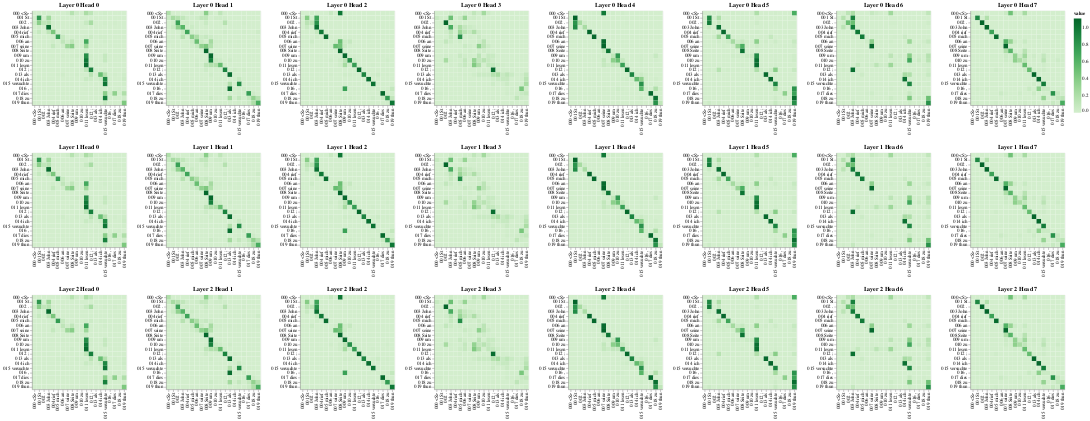

Write notebook code for a chart like this one.
### Code cell
layers = [0, 1, 2]
heads = [0, 1, 2, 3, 4, 5, 6, 7]

# Encoder Self-Attention
get_all_attention_maps("encoder", layers, heads, encoder_input_tokens, encoder_input_tokens, min(20, sentence_len))

### Figure 1 — Vega-Lite specification as saved in the notebook (floating-point values rounded to 4 significant figures; data arrays with more than 128 entries replaced by an {"elided": "..."} marker saying what was removed)
{"config": {"view": {"continuousWidth": 300, "continuousHeight": 300}}, "vconcat": [{"hconcat": [{"data": {"name": "data-69770b13e38d8027aabd67fd59d7c08f"}, "mark": {"type": "rect"}, "encoding": {"color": {"field": "value", "scale": {"scheme": "greens"}, "type": "quantitative"}, "tooltip": [{"field": "row", "type": "quantitative"}, {"field": "column", "type": "quantitative"}, {"field": "value", "type": "quantitative"}, {"field": "row_token", "type": "nominal"}, {"field": "col_token", "type": "nominal"}], "x": {"axis": {"title": ""}, "field": "col_token", "type": "nominal"}, "y": {"axis": {"title": ""}, "field": "row_token", "type": "nominal"}}, "height": 200, "name": "view_190", "title": "Layer 0 Head 0", "width": 200}, {"data": {"name": "data-a91a3009db5b4fdb15a29cbc723b5c37"}, "mark": {"type": "rect"}, "encoding": {"color": {"field": "value", "scale": {"scheme": "greens"}, "type": "quantitative"}, "tooltip": [{"field": "row", "type": "quantitative"}, {"field": "column", "type": "quantitative"}, {"field": "value", "type": "quantitative"}, {"field": "row_token", "type": "nominal"}, {"field": "col_token", "type": "nominal"}], "x": {"axis": {"title": ""}, "field": "col_token", "type": "nominal"}, "y": {"axis": {"title": ""}, "field": "row_token", "type": "nominal"}}, "height": 200, "name": "view_191", "title": "Layer 0 Head 1", "width": 200}, {"data": {"name": "data-801e76862fce3c79a4629dd484611c19"}, "mark": {"type": "rect"}, "encoding": {"color": {"field": "value", "scale": {"scheme": "greens"}, "type": "quantitative"}, "tooltip": [{"field": "row", "type": "quantitative"}, {"field": "column", "type": "quantitative"}, {"field": "value", "type": "quantitative"}, {"field": "row_token", "type": "nominal"}, {"field": "col_token", "type": "nominal"}], "x": {"axis": {"title": ""}, "field": "col_token", "type": "nominal"}, "y": {"axis": {"title": ""}, "field": "row_token", "type": "nominal"}}, "height": 200, "name": "view_192", "title": "Layer 0 Head 2", "width": 200}, {"data": {"name": "data-4b2f0b52d1bd42a1c91ddb798e4cd07b"}, "mark": {"type": "rect"}, "encoding": {"color": {"field": "value", "scale": {"scheme": "greens"}, "type": "quantitative"}, "tooltip": [{"field": "row", "type": "quantitative"}, {"field": "column", "type": "quantitative"}, {"field": "value", "type": "quantitative"}, {"field": "row_token", "type": "nominal"}, {"field": "col_token", "type": "nominal"}], "x": {"axis": {"title": ""}, "field": "col_token", "type": "nominal"}, "y": {"axis": {"title": ""}, "field": "row_token", "type": "nominal"}}, "height": 200, "name": "view_193", "title": "Layer 0 Head 3", "width": 200}, {"data": {"name": "data-c1317bf8ab87e76c2b4d4bbf1f2a9d6e"}, "mark": {"type": "rect"}, "encoding": {"color": {"field": "value", "scale": {"scheme": "greens"}, "type": "quantitative"}, "tooltip": [{"field": "row", "type": "quantitative"}, {"field": "column", "type": "quantitative"}, {"field": "value", "type": "quantitative"}, {"field": "row_token", "type": "nominal"}, {"field": "col_token", "type": "nominal"}], "x": {"axis": {"title": ""}, "field": "col_token", "type": "nominal"}, "y": {"axis": {"title": ""}, "field": "row_token", "type": "nominal"}}, "height": 200, "name": "view_194", "title": "Layer 0 Head 4", "width": 200}, {"data": {"name": "data-a6aca63182e44e967d55f6a7082d4617"}, "mark": {"type": "rect"}, "encoding": {"color": {"field": "value", "scale": {"scheme": "greens"}, "type": "quantitative"}, "tooltip": [{"field": "row", "type": "quantitative"}, {"field": "column", "type": "quantitative"}, {"field": "value", "type": "quantitative"}, {"field": "row_token", "type": "nominal"}, {"field": "col_token", "type": "nominal"}], "x": {"axis": {"title": ""}, "field": "col_token", "type": "nominal"}, "y": {"axis": {"title": ""}, "field": "row_token", "type": "nominal"}}, "height": 200, "name": "view_195", "title": "Layer 0 Head 5", "width": 200}, {"data": {"name": "data-7c77181a0bad02d469ff9c7ab3080377"}, "mark": {"type": "rect"}, "encoding": {"color": {"field": "value", "scale": {"scheme": "greens"}, "type": "quantitative"}, "tooltip": [{"field": "row", "type": "quantitative"}, {"field": "column", "type": "quantitative"}, {"field": "value", "type": "quantitative"}, {"field": "row_token", "type": "nominal"}, {"field": "col_token", "type": "nominal"}], "x": {"axis": {"title": ""}, "field": "col_token", "type": "nominal"}, "y": {"axis": {"title": ""}, "field": "row_token", "type": "nominal"}}, "height": 200, "name": "view_196", "title": "Layer 0 Head 6", "width": 200}, {"data": {"name": "data-48fed5fdaaa057dcd3e8b1b5c3c649c2"}, "mark": {"type": "rect"}, "encoding": {"color": {"field": "value", "scale": {"scheme": "greens"}, "type": "quantitative"}, "tooltip": [{"field": "row", "type": "quantitative"}, {"field": "column", "type": "quantitative"}, {"field": "value", "type": "quantitative"}, {"field": "row_token", "type": "nominal"}, {"field": "col_token", "type": "nominal"}], "x": {"axis": {"title": ""}, "field": "col_token", "type": "nominal"}, "y": {"axis": {"title": ""}, "field": "row_token", "type": "nominal"}}, "height": 200, "name": "view_197", "title": "Layer 0 Head 7", "width": 200}]}, {"hconcat": [{"data": {"name": "data-69770b13e38d8027aabd67fd59d7c08f"}, "mark": {"type": "rect"}, "encoding": {"color": {"field": "value", "scale": {"scheme": "greens"}, "type": "quantitative"}, "tooltip": [{"field": "row", "type": "quantitative"}, {"field": "column", "type": "quantitative"}, {"field": "value", "type": "quantitative"}, {"field": "row_token", "type": "nominal"}, {"field": "col_token", "type": "nominal"}], "x": {"axis": {"title": ""}, "field": "col_token", "type": "nominal"}, "y": {"axis": {"title": ""}, "field": "row_token", "type": "nominal"}}, "height": 200, "name": "view_198", "title": "Layer 1 Head 0", "width": 200}, {"data": {"name": "data-a91a3009db5b4fdb15a29cbc723b5c37"}, "mark": {"type": "rect"}, "encoding": {"color": {"field": "value", "scale": {"scheme": "greens"}, "type": "quantitative"}, "tooltip": [{"field": "row", "type": "quantitative"}, {"field": "column", "type": "quantitative"}, {"field": "value", "type": "quantitative"}, {"field": "row_token", "type": "nominal"}, {"field": "col_token", "type": "nominal"}], "x": {"axis": {"title": ""}, "field": "col_token", "type": "nominal"}, "y": {"axis": {"title": ""}, "field": "row_token", "type": "nominal"}}, "height": 200, "name": "view_199", "title": "Layer 1 Head 1", "width": 200}, {"data": {"name": "data-801e76862fce3c79a4629dd484611c19"}, "mark": {"type": "rect"}, "encoding": {"color": {"field": "value", "scale": {"scheme": "greens"}, "type": "quantitative"}, "tooltip": [{"field": "row", "type": "quantitative"}, {"field": "column", "type": "quantitative"}, {"field": "value", "type": "quantitative"}, {"field": "row_token", "type": "nominal"}, {"field": "col_token", "type": "nominal"}], "x": {"axis": {"title": ""}, "field": "col_token", "type": "nominal"}, "y": {"axis": {"title": ""}, "field": "row_token", "type": "nominal"}}, "height": 200, "name": "view_200", "title": "Layer 1 Head 2", "width": 200}, {"data": {"name": "data-4b2f0b52d1bd42a1c91ddb798e4cd07b"}, "mark": {"type": "rect"}, "encoding": {"color": {"field": "value", "scale": {"scheme": "greens"}, "type": "quantitative"}, "tooltip": [{"field": "row", "type": "quantitative"}, {"field": "column", "type": "quantitative"}, {"field": "value", "type": "quantitative"}, {"field": "row_token", "type": "nominal"}, {"field": "col_token", "type": "nominal"}], "x": {"axis": {"title": ""}, "field": "col_token", "type": "nominal"}, "y": {"axis": {"title": ""}, "field": "row_token", "type": "nominal"}}, "height": 200, "name": "view_201", "title": "Layer 1 Head 3", "width": 200}, {"data": {"name": "data-c1317bf8ab87e76c2b4d4bbf1f2a9d6e"}, "mark": {"type": "rect"}, "encoding": {"color": {"field": "value", "scale": {"scheme": "greens"}, "type": "quantitative"}, "tooltip": [{"field": "row", "type": "quantitative"}, {"field": "column", "type": "quantitative"}, {"field": "value", "type": "quantitative"}, {"field": "row_token", "type": "nominal"}, {"field": "col_token", "type": "nominal"}], "x": {"axis": {"title": ""}, "field": "col_token", "type": "nominal"}, "y": {"axis": {"title": ""}, "field": "row_token", "type": "nominal"}}, "height": 200, "name": "view_202", "title": "Layer 1 Head 4", "width": 200}, {"data": {"name": "data-a6aca63182e44e967d55f6a7082d4617"}, "mark": {"type": "rect"}, "encoding": {"color": {"field": "value", "scale": {"scheme": "greens"}, "type": "quantitative"}, "tooltip": [{"field": "row", "type": "quantitative"}, {"field": "column", "type": "quantitative"}, {"field": "value", "type": "quantitative"}, {"field": "row_token", "type": "nominal"}, {"field": "col_token", "type": "nominal"}], "x": {"axis": {"title": ""}, "field": "col_token", "type": "nominal"}, "y": {"axis": {"title": ""}, "field": "row_token", "type": "nominal"}}, "height": 200, "name": "view_203", "title": "Layer 1 Head 5", "width": 200}, {"data": {"name": "data-7c77181a0bad02d469ff9c7ab3080377"}, "mark": {"type": "rect"}, "encoding": {"color": {"field": "value", "scale": {"scheme": "greens"}, "type": "quantitative"}, "tooltip": [{"field": "row", "type": "quantitative"}, {"field": "column", "type": "quantitative"}, {"field": "value", "type": "quantitative"}, {"field": "row_token", "type": "nominal"}, {"field": "col_token", "type": "nominal"}], "x": {"axis": {"title": ""}, "field": "col_token", "type": "nominal"}, "y": {"axis": {"title": ""}, "field": "row_token", "type": "nominal"}}, "height": 200, "name": "view_204", "title": "Layer 1 Head 6", "width": 200}, {"data": {"name": "data-48fed5fdaaa057dcd3e8b1b5c3c649c2"}, "mark": {"type": "rect"}, "encoding": {"color": {"field": "value", "scale": {"scheme": "greens"}, "type": "quantitative"}, "tooltip": [{"field": "row", "type": "quantitative"}, {"field": "column", "type": "quantitative"}, {"field": "value", "type": "quantitative"}, {"field": "row_token", "type": "nominal"}, {"field": "col_token", "type": "nominal"}], "x": {"axis": {"title": ""}, "field": "col_token", "type": "nominal"}, "y": {"axis": {"title": ""}, "field": "row_token", "type": "nominal"}}, "height": 200, "name": "view_205", "title": "Layer 1 Head 7", "width": 200}]}, {"hconcat": [{"data": {"name": "data-69770b13e38d8027aabd67fd59d7c08f"}, "mark": {"type": "rect"}, "encoding": {"color": {"field": "value", "scale": {"scheme": "greens"}, "type": "quantitative"}, "tooltip": [{"field": "row", "type": "quantitative"}, {"field": "column", "type": "quantitative"}, {"field": "value", "type": "quantitative"}, {"field": "row_token", "type": "nominal"}, {"field": "col_token", "type": "nominal"}], "x": {"axis": {"title": ""}, "field": "col_token", "type": "nominal"}, "y": {"axis": {"title": ""}, "field": "row_token", "type": "nominal"}}, "height": 200, "name": "view_206", "title": "Layer 2 Head 0", "width": 200}, {"data": {"name": "data-a91a3009db5b4fdb15a29cbc723b5c37"}, "mark": {"type": "rect"}, "encoding": {"color": {"field": "value", "scale": {"scheme": "greens"}, "type": "quantitative"}, "tooltip": [{"field": "row", "type": "quantitative"}, {"field": "column", "type": "quantitative"}, {"field": "value", "type": "quantitative"}, {"field": "row_token", "type": "nominal"}, {"field": "col_token", "type": "nominal"}], "x": {"axis": {"title": ""}, "field": "col_token", "type": "nominal"}, "y": {"axis": {"title": ""}, "field": "row_token", "type": "nominal"}}, "height": 200, "name": "view_207", "title": "Layer 2 Head 1", "width": 200}, {"data": {"name": "data-801e76862fce3c79a4629dd484611c19"}, "mark": {"type": "rect"}, "encoding": {"color": {"field": "value", "scale": {"scheme": "greens"}, "type": "quantitative"}, "tooltip": [{"field": "row", "type": "quantitative"}, {"field": "column", "type": "quantitative"}, {"field": "value", "type": "quantitative"}, {"field": "row_token", "type": "nominal"}, {"field": "col_token", "type": "nominal"}], "x": {"axis": {"title": ""}, "field": "col_token", "type": "nominal"}, "y": {"axis": {"title": ""}, "field": "row_token", "type": "nominal"}}, "height": 200, "name": "view_208", "title": "Layer 2 Head 2", "width": 200}, {"data": {"name": "data-4b2f0b52d1bd42a1c91ddb798e4cd07b"}, "mark": {"type": "rect"}, "encoding": {"color": {"field": "value", "scale": {"scheme": "greens"}, "type": "quantitative"}, "tooltip": [{"field": "row", "type": "quantitative"}, {"field": "column", "type": "quantitative"}, {"field": "value", "type": "quantitative"}, {"field": "row_token", "type": "nominal"}, {"field": "col_token", "type": "nominal"}], "x": {"axis": {"title": ""}, "field": "col_token", "type": "nominal"}, "y": {"axis": {"title": ""}, "field": "row_token", "type": "nominal"}}, "height": 200, "name": "view_209", "title": "Layer 2 Head 3", "width": 200}, {"data": {"name": "data-c1317bf8ab87e76c2b4d4bbf1f2a9d6e"}, "mark": {"type": "rect"}, "encoding": {"color": {"field": "value", "scale": {"scheme": "greens"}, "type": "quantitative"}, "tooltip": [{"field": "row", "type": "quantitative"}, {"field": "column", "type": "quantitative"}, {"field": "value", "type": "quantitative"}, {"field": "row_token", "type": "nominal"}, {"field": "col_token", "type": "nominal"}], "x": {"axis": {"title": ""}, "field": "col_token", "type": "nominal"}, "y": {"axis": {"title": ""}, "field": "row_token", "type": "nominal"}}, "height": 200, "name": "view_210", "title": "Layer 2 Head 4", "width": 200}, {"data": {"name": "data-a6aca63182e44e967d55f6a7082d4617"}, "mark": {"type": "rect"}, "encoding": {"color": {"field": "value", "scale": {"scheme": "greens"}, "type": "quantitative"}, "tooltip": [{"field": "row", "type": "quantitative"}, {"field": "column", "type": "quantitative"}, {"field": "value", "type": "quantitative"}, {"field": "row_token", "type": "nominal"}, {"field": "col_token", "type": "nominal"}], "x": {"axis": {"title": ""}, "field": "col_token", "type": "nominal"}, "y": {"axis": {"title": ""}, "field": "row_token", "type": "nominal"}}, "height": 200, "name": "view_211", "title": "Layer 2 Head 5", "width": 200}, {"data": {"name": "data-7c77181a0bad02d469ff9c7ab3080377"}, "mark": {"type": "rect"}, "encoding": {"color": {"field": "value", "scale": {"scheme": "greens"}, "type": "quantitative"}, "tooltip": [{"field": "row", "type": "quantitative"}, {"field": "column", "type": "quantitative"}, {"field": "value", "type": "quantitative"}, {"field": "row_token", "type": "nominal"}, {"field": "col_token", "type": "nominal"}], "x": {"axis": {"title": ""}, "field": "col_token", "type": "nominal"}, "y": {"axis": {"title": ""}, "field": "row_token", "type": "nominal"}}, "height": 200, "name": "view_212", "title": "Layer 2 Head 6", "width": 200}, {"data": {"name": "data-48fed5fdaaa057dcd3e8b1b5c3c649c2"}, "mark": {"type": "rect"}, "encoding": {"color": {"field": "value", "scale": {"scheme": "greens"}, "type": "quantitative"}, "tooltip": [{"field": "row", "type": "quantitative"}, {"field": "column", "type": "quantitative"}, {"field": "value", "type": "quantitative"}, {"field": "row_token", "type": "nominal"}, {"field": "col_token", "type": "nominal"}], "x": {"axis": {"title": ""}, "field": "col_token", "type": "nominal"}, "y": {"axis": {"title": ""}, "field": "row_token", "type": "nominal"}}, "height": 200, "name": "view_213", "title": "Layer 2 Head 7", "width": 200}]}], "params": [{"name": "param_190", "select": {"type": "interval", "encodings": ["x", "y"]}, "bind": "scales", "views": ["view_190"]}, {"name": "param_191", "select": {"type": "interval", "encodings": ["x", "y"]}, "bind": "scales", "views": ["view_191"]}, {"name": "param_192", "select": {"type": "interval", "encodings": ["x", "y"]}, "bind": "scales", "views": ["view_192"]}, {"name": "param_193", "select": {"type": "interval", "encodings": ["x", "y"]}, "bind": "scales", "views": ["view_193"]}, {"name": "param_194", "select": {"type": "interval", "encodings": ["x", "y"]}, "bind": "scales", "views": ["view_194"]}, {"name": "param_195", "select": {"type": "interval", "encodings": ["x", "y"]}, "bind": "scales", "views": ["view_195"]}, {"name": "param_196", "select": {"type": "interval", "encodings": ["x", "y"]}, "bind": "scales", "views": ["view_196"]}, {"name": "param_197", "select": {"type": "interval", "encodings": ["x", "y"]}, "bind": "scales", "views": ["view_197"]}, {"name": "param_198", "select": {"type": "interval", "encodings": ["x", "y"]}, "bind": "scales", "views": ["view_198"]}, {"name": "param_199", "select": {"type": "interval", "encodings": ["x", "y"]}, "bind": "scales", "views": ["view_199"]}, {"name": "param_200", "select": {"type": "interval", "encodings": ["x", "y"]}, "bind": "scales", "views": ["view_200"]}, {"name": "param_201", "select": {"type": "interval", "encodings": ["x", "y"]}, "bind": "scales", "views": ["view_201"]}, {"name": "param_202", "select": {"type": "interval", "encodings": ["x", "y"]}, "bind": "scales", "views": ["view_202"]}, {"name": "param_203", "select": {"type": "interval", "encodings": ["x", "y"]}, "bind": "scales", "views": ["view_203"]}, {"name": "param_204", "select": {"type": "interval", "encodings": ["x", "y"]}, "bind": "scales", "views": ["view_204"]}, {"name": "param_205", "select": {"type": "interval", "encodings": ["x", "y"]}, "bind": "scales", "views": ["view_205"]}, {"name": "param_206", "select": {"type": "interval", "encodings": ["x", "y"]}, "bind": "scales", "views": ["view_206"]}, {"name": "param_207", "select": {"type": "interval", "encodings": ["x", "y"]}, "bind": "scales", "views": ["view_207"]}, {"name": "param_208", "select": {"type": "interval", "encodings": ["x", "y"]}, "bind": "scales", "views": ["view_208"]}, {"name": "param_209", "select": {"type": "interval", "encodings": ["x", "y"]}, "bind": "scales", "views": ["view_209"]}, {"name": "param_210", "select": {"type": "interval", "encodings": ["x", "y"]}, "bind": "scales", "views": ["view_210"]}, {"name": "param_211", "select": {"type": "interval", "encodings": ["x", "y"]}, "bind": "scales", "views": ["view_211"]}, {"name": "param_212", "select": {"type": "interval", "encodings": ["x", "y"]}, "bind": "scales", "views": ["view_212"]}, {"name": "param_213", "select": {"type": "interval", "encodings": ["x", "y"]}, "bind": "scales", "views": ["view_213"]}], "$schema": "https://vega.github.io/schema/vega-lite/v5.20.1.json", "datasets": {"data-69770b13e38d8027aabd67fd59d7c08f": {"elided": "400 records"}, "data-a91a3009db5b4fdb15a29cbc723b5c37": {"elided": "400 records"}, "data-801e76862fce3c79a4629dd484611c19": {"elided": "400 records"}, "data-4b2f0b52d1bd42a1c91ddb798e4cd07b": {"elided": "400 records"}, "data-c1317bf8ab87e76c2b4d4bbf1f2a9d6e": {"elided": "400 records"}, "data-a6aca63182e44e967d55f6a7082d4617": {"elided": "400 records"}, "data-7c77181a0bad02d469ff9c7ab3080377": {"elided": "400 records"}, "data-48fed5fdaaa057dcd3e8b1b5c3c649c2": {"elided": "400 records"}}}
